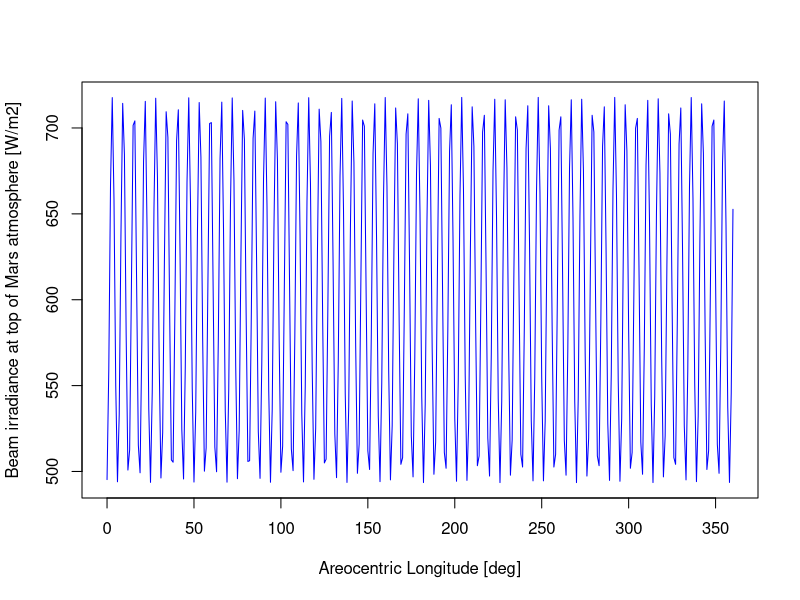

Here is the R script that generated this plot:
# Areocentric Longitude values (deg).
Ls_P = 248      # Periphelion. Apple say 248
Ls_A = 71       # Aphelion.
Ls_VE = 0       # Vernal Equinox.
Ls_SS = 90      # Summer Solstice.
Ls_AE = 180     # Autumn Equinox
Ls_WS = 270     # Winter Solstice.

S = 1371        # The solar constant at the mean Sun-Earth distance of 1 AU (W/m2).
a = 1.524       # Mars semimajor axis (AU).

e = 0.093377    # Mars orbit eccentricity.
Ls = 25        # Areocentric Longitude (deg).
                #   Aphelion, largest Sun-Mars distance, at Ls=72.
                #   Perihelion, smallest Sun-Mars distance, at Ls=251
teta = Ls-Ls_P  # True anomaly is given by Ls - 251 deg.
                # 251 deg is the areocentric longitude of Mars periphelion.
r = NULL        # Instanteneous Sun-Mars distance (AU).
Z = NULL        # Zenith angle (deg).
tau = NULL      # Tau factor for atmospheric opacity.

####
# Radiation Values
####
Gob = NULL      # Beam irradiance at the top of Mars atmosphere.

# The solar irradiance components, on a horizontal Martian surface,
# are related by Gh = Gbh + Gdh.
Gh = NULL       # Global irradiance on Mars horizontal surface (W/m2).
Gbh = NULL      # Direct beam irradiance on Mars horizontal surface (W/m2).
Gdh = NULL      # Diffuse irradiance on Mars horizontal surface(W/m2).

# Instanteneous Sun-Mars distance (AU).
r = (a*(1-e^2)) / (1 + e * cos(teta)) # Eq. 2.

# Beam irridiance at the top of the Martian atmosphere (W/m2). 
Gob = S / r^2 # Eq. 1.         

# Beam irradiance at the top of Mars atmosphere.
# Value
# Gob = Mb * ((1 + e*cos(teta))^2 / (1-e^2)^2)
# 
# # Equation.
Gob_eq = function(x){
  590 * ( (1 + e*cos(x-Ls_P))^2 / (1-e^2)^2 )
}

# Gob_eq = function(x){
#   S / ((a*(1-e^2)) / (1 + e * cos(x-Ls_P)))^2
# }

# Plot Beam irradiance at top of Mars atmosphere [W/m2] as a function of Areocentric Longitude [deg].
Ls_seq = seq(0, 360, 1)
#x <- c(0, 69, 90, 180, 248, 270, 360)
x <- c(0, 30, 69, 90, 180, 248, 270, 360)
plot(Ls_seq,
     Gob_eq(Ls_seq),
     ylab="Beam irradiance at top of Mars atmosphere [W/m2]",
     xlab="Areocentric Longitude [deg]",
     type="l",
     col="blue")

#Gh = Gob * cos(Z)